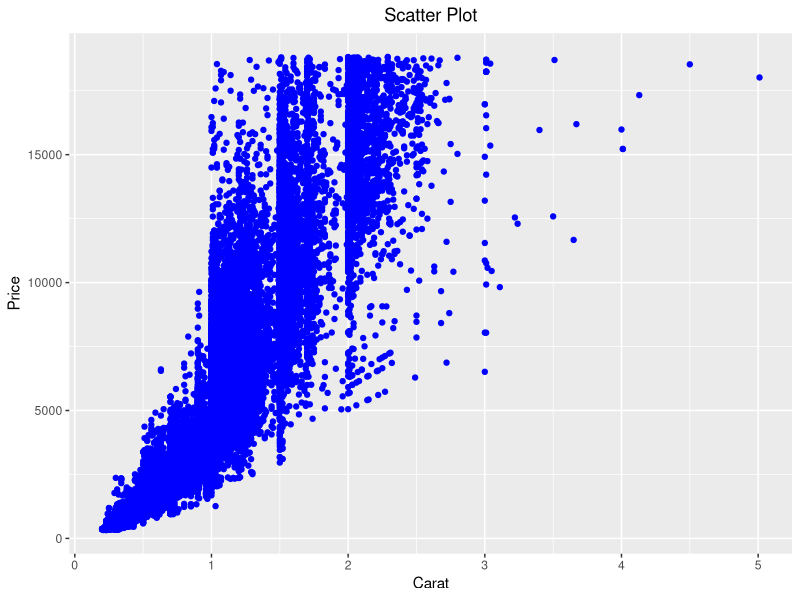

Write the R code that produced this figure.
## ---- chunk 1
knitr::opts_chunk$set(echo = TRUE)
library(ggplot2)
## ---- chunk 2
data = diamonds
ggplot(data = data, mapping = aes(x = carat, y = price)) +
  geom_point(color = "blue") +
  ggtitle("Scatter Plot") +
  theme(plot.title = element_text(hjust = 0.5)) +
  labs(x = "Carat", y = "Price") 
